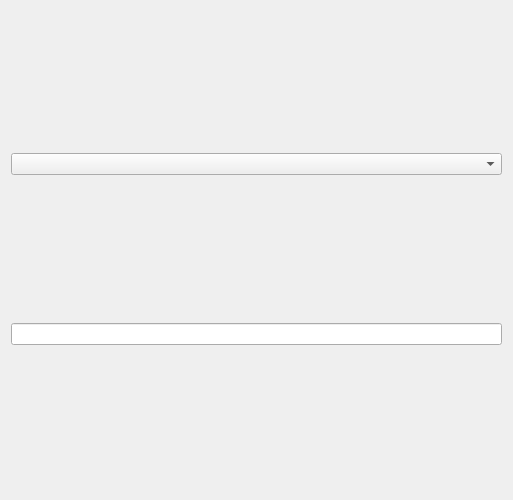
<?xml version="1.0" encoding="UTF-8"?>
<ui version="4.0">
 <class>FlowFabricControlWidget</class>
 <widget class="QWidget" name="FlowFabricControlWidget">
  <property name="geometry">
   <rect>
    <x>0</x>
    <y>0</y>
    <width>513</width>
    <height>500</height>
   </rect>
  </property>
  <property name="windowTitle">
   <string>Form</string>
  </property>
  <layout class="QGridLayout" name="gridLayout">
   <item row="0" column="0">
    <widget class="QComboBox" name="comboBox"/>
   </item>
   <item row="1" column="0">
    <widget class="QLineEdit" name="algorithmEdit"/>
   </item>
  </layout>
 </widget>
 <resources/>
 <connections/>
</ui>
